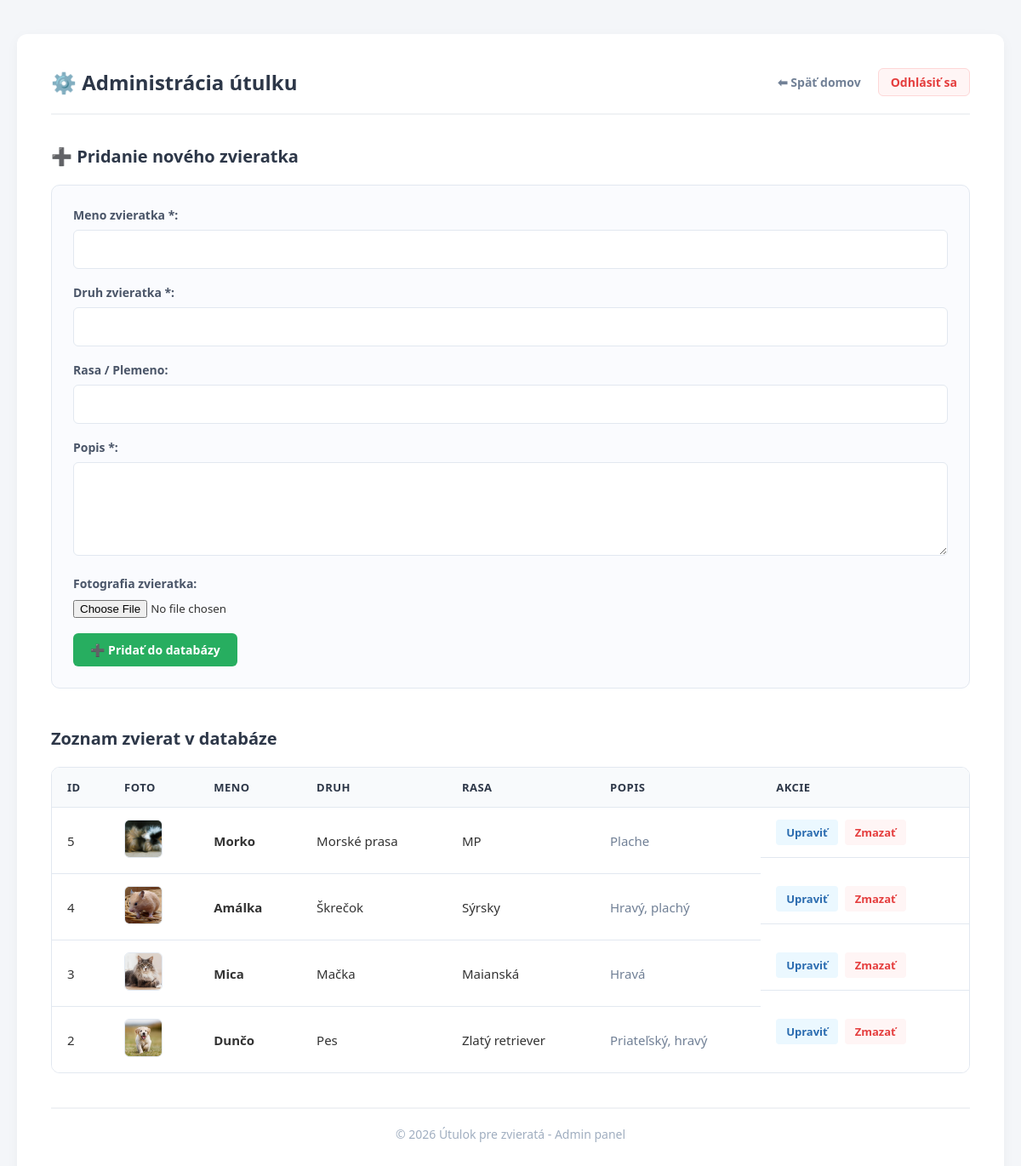
The app's page /admin/index.php with its own data.
### tables this page shows
CREATE TABLE `animals` (
  `id` int(11) NOT NULL,
  `name` varchar(100) NOT NULL,
  `species` varchar(50) NOT NULL,
  `breed` varchar(100) DEFAULT NULL,
  `description` text NOT NULL,
  `created_at` timestamp NOT NULL DEFAULT current_timestamp(),
  `image` varchar(255) DEFAULT 'default.jpg'
);

### classes/Model.php (called while the page is built, shortened)
<?php
abstract class Model {
    public function __construct($db) {
        $this->db = $db;
    }
}

### classes/Animal.php (called while the page is built, shortened)
<?php
require_once __DIR__ . '/Model.php';
class Animal extends Model {
    private $table_name = "animals";
    public function getAll() {
        $query = "SELECT * FROM " . $this->table_name . " ORDER BY id DESC";
        $statement = $this->db->prepare($query);
        $statement->execute();
        return $statement->fetchAll(PDO::FETCH_ASSOC);
    }
}

### admin/index.php (the view, shortened to what this page needs)
<?php
require_once '../classes/Animal.php';
$edit_animal = null;
$database = new Database();
$db = $database->getConnection();
if ($db) {
    $animalModel = new Animal($db);
    $animals = $animalModel->getAll();
} else {
    $error = "Chyba: Nepodarilo sa spojiť s databázou.";
    $animals = [];
}
?>
<!DOCTYPE html>
<html lang="sk">
<head>
    <link rel="stylesheet" href="assets/css/adminStyle.css">
</head>
<body>
    <div class="container">
        <header class="admin-header">
            <h1>⚙️ Administrácia útulku</h1>
            <nav class="admin-nav">
                <a href="../index.php" class="btn-back">⬅ Späť domov</a>
                <a href="../logout.php" class="logout-link">Odhlásiť sa</a>
            </nav>
        </header>
        <main>
            <h2><?php echo $edit_animal ? "✏️ Upraviť zvieratko: " . htmlspecialchars($edit_animal['name']) : "➕ Pridanie nového zvieratka"; ?></h2>
            <form action="index.php" method="POST" enctype="multipart/form-data" class="admin-form">
                <div class="form-group">
                    <label for="name">Meno zvieratka *:</label>
                    <input type="text" id="name" name="name" value="<?php echo $edit_animal ? htmlspecialchars($edit_animal['name']) : ''; ?>" required>
                </div>
                <div class="form-group">
                    <label for="species">Druh zvieratka *:</label>
                    <input type="text" id="species" name="species" value="<?php echo $edit_animal ? htmlspecialchars($edit_animal['species']) : ''; ?>" required>
                </div>
                <div class="form-group">
                    <label for="breed">Rasa / Plemeno:</label>
                    <input type="text" id="breed" name="breed" value="<?php echo $edit_animal ? htmlspecialchars($edit_animal['breed']) : ''; ?>">
                </div>
                <div class="form-group">
                    <label for="description">Popis *:</label>
                    <textarea id="description" name="description" required><?php echo $edit_animal ? htmlspecialchars($edit_animal['description']) : ''; ?></textarea>
                </div>
                <div class="form-group">
                    <label for="image">Fotografia zvieratka:</label>
                    <input type="file" id="image" name="image" accept="image/*">
                </div>
                <div class="form-actions">
                    <button type="submit" class="btn btn-success">
                        <?php echo $edit_animal ? "💾 Uložiť zmeny" : "➕ Pridať do databázy"; ?>
                    </button>
                </div>
            </form>
            <h2>Zoznam zvierat v databáze</h2>
            <?php if (empty($animals)): ?>
                <p class="no-data">V databáze nie sú žiadne zvieratá.</p>
            <?php else: ?>
                <div class="table-responsive">
                    <table>
                        <thead>
                            <tr>
                                <th>ID</th>
                                <th>Foto</th>
                                <th>Meno</th>
                                <th>Druh</th>
                                <th>Rasa</th>
                                <th>Popis</th>
                                <th class="actions-th">Akcie</th>
                            </tr>
                        </thead>
                        <tbody>
                            <?php foreach ($animals as $animal): ?>
                                <tr>
                                    <td><?php echo $animal['id']; ?></td>
                                    <td>
                                        <img src="../assets/img/<?php echo htmlspecialchars($animal['image'] ?? 'default.jpg'); ?>" alt="Foto" style="width: 45px; height: 45px; object-fit: cover; border-radius: 6px; border: 1px solid #e2e8f0;">
                                    </td>
                                    <td><strong><?php echo htmlspecialchars($animal['name']); ?></strong></td>
                                    <td><?php echo htmlspecialchars($animal['species']); ?></td>
                                    <td><?php echo htmlspecialchars($animal['breed']); ?></td>
                                    <td class="td-desc"><?php echo htmlspecialchars($animal['description']); ?></td>
                                    <td class="td-actions">
                                        <a href="index.php?edit_id=<?php echo $animal['id']; ?>" class="btn btn-edit">Upraviť</a>
                                        <form action="index.php" method="POST" onsubmit="return confirm('Naozaj chcete zmazať zvieratko <?php echo htmlspecialchars($animal['name']); ?>?');" class="inline-form">
                                            <button type="submit" class="btn btn-delete">Zmazať</button>
                                        </form>
                                    </td>
                                </tr>
                            <?php endforeach; ?>
                        </tbody>
                    </table>
                </div>
            <?php endif; ?>
        </main>
        <footer>
            <p>&copy; <?php echo date('Y'); ?> Útulok pre zvieratá - Admin panel</p>
        </footer>
    </div>
</body>
</html>

### admin/assets/css/adminStyle.css (style rules this page uses)
:root { --primary: #2d3748; --accent: #6f42c1; --success: #27ae60; --danger: #e53e3e; --bg: #f4f6f9; --border: #e2e8f0; }
* { margin: 0; padding: 0; box-sizing: border-box; font-family: 'Segoe UI', Tahoma, Geneva, Verdana, sans-serif; }
body { background-color: var(--bg); color: #333; padding: 0 20px; }
.container { max-width: 1200px; margin: 40px auto 50px auto; background: #ffffff; padding: 40px; border-radius: 12px; box-shadow: 0 4px 15px rgba(0, 0, 0, 0.04); }
.admin-header { display: flex; justify-content: space-between; align-items: center; border-bottom: 2px solid #f0f2f5; padding-bottom: 20px; margin-bottom: 35px; }
.admin-header h1 { font-size: 24px; color: var(--primary); }
.admin-nav { display: flex; align-items: center; gap: 20px; }
.btn-back { text-decoration: none; color: #718096; font-weight: 600; font-size: 14px; transition: color 0.2s; }
.logout-link { text-decoration: none; color: var(--danger); font-weight: bold; font-size: 14px; background: #fff5f5; padding: 6px 14px; border-radius: 6px; border: 1px solid #fed7d7; transition: all 0.2s; }
h2 { color: var(--primary); font-size: 20px; font-weight: 600; margin-bottom: 20px; }
.admin-form { margin-bottom: 45px; background: #fafbfe; padding: 25px; border-radius: 10px; border: 1px solid var(--border); }
.form-group { margin-bottom: 18px; }
label { display: block; margin-bottom: 8px; font-weight: 600; font-size: 14px; color: #4a5568; }
input[type="text"], textarea { width: 100%; padding: 12px; border: 1px solid var(--border); border-radius: 6px; box-sizing: border-box; font-size: 15px; transition: all 0.2s; }
textarea { height: 110px; resize: vertical; }
.form-actions { display: flex; gap: 10px; }
.btn { display: inline-block; padding: 10px 20px; border: none; border-radius: 6px; cursor: pointer; font-weight: 600; font-size: 14px; text-decoration: none; text-align: center; transition: opacity 0.2s, transform 0.1s; }
.btn-success { background-color: var(--success); color: white; }
.table-responsive { overflow-x: auto; border: 1px solid var(--border); border-radius: 10px; }
table { width: 100%; border-collapse: collapse; background: white; }
th, td { padding: 14px 18px; text-align: left; border-bottom: 1px solid var(--border); font-size: 15px; }
th { background-color: #f8fafc; color: var(--primary); font-weight: 600; font-size: 13px; text-transform: uppercase; letter-spacing: 0.5px; }
tr:last-child td { border-bottom: none; }
.td-desc { color: #718096; max-width: 400px; }
.td-actions { display: flex; gap: 8px; align-items: center; }
.inline-form { display: inline-block; }
.btn-edit { background-color: #ebf8ff; color: #2b6cb0; padding: 6px 12px; font-size: 13px; border-radius: 4px; }
.btn-delete { background-color: #fff5f5; color: var(--danger); padding: 6px 12px; font-size: 13px; border-radius: 4px; }
footer { text-align: center; margin-top: 40px; border-top: 2px solid #f0f2f5; padding-top: 20px; color: #a0aec0; font-size: 14px; }

### records on screen
animals: id "5", image (picture), name "Morko", species "Morské prasa", breed "MP", description "Plache"
animals: id "4", image (picture), name "Amálka", species "Škrečok", breed "Sýrsky", description "Hravý, plachý"
animals: id "3", image (picture), name "Mica", species "Mačka", breed "Maianská", description "Hravá"
animals: id "2", image (picture), name "Dunčo", species "Pes", breed "Zlatý retriever", description "Priateľský, hravý"
